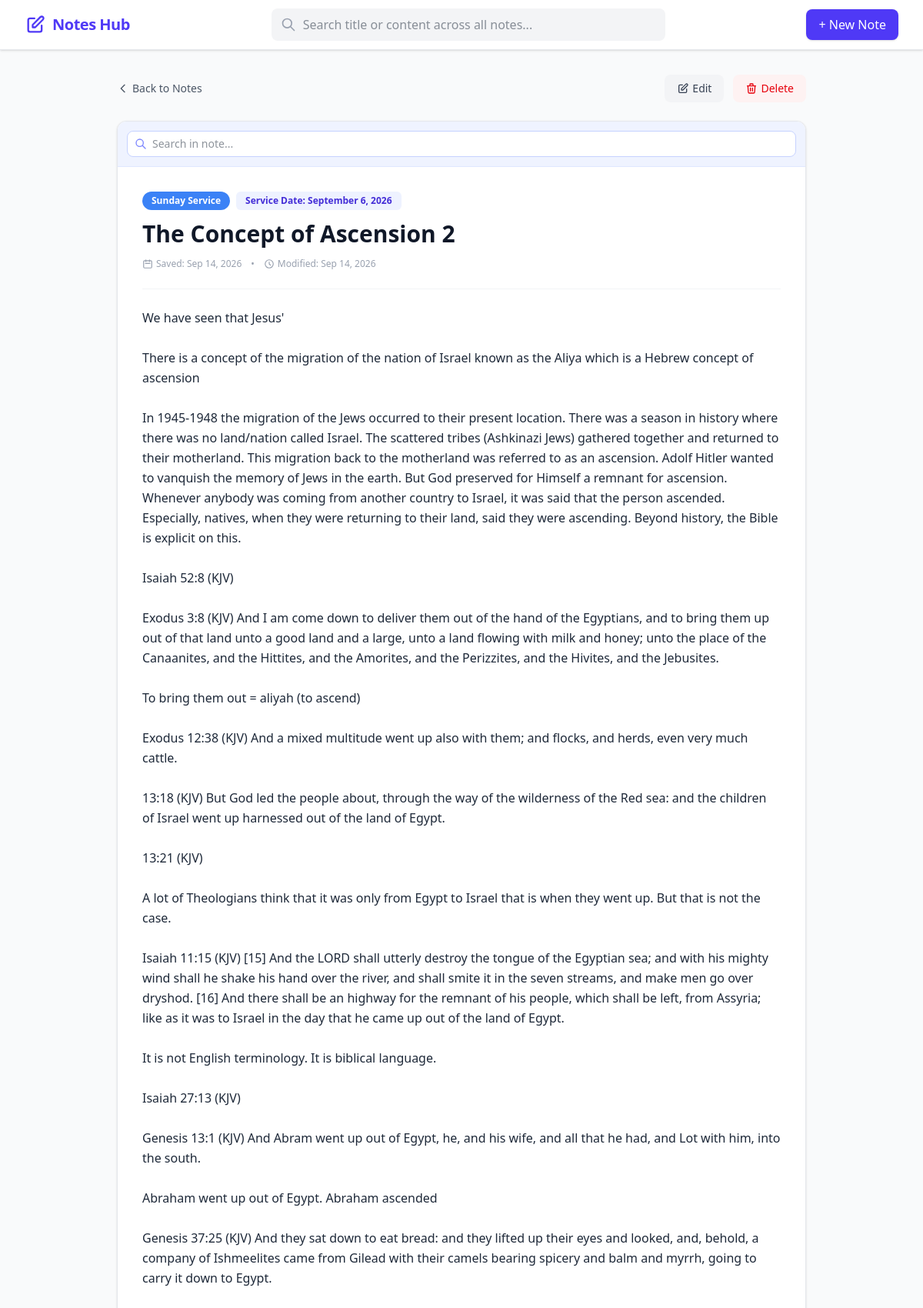
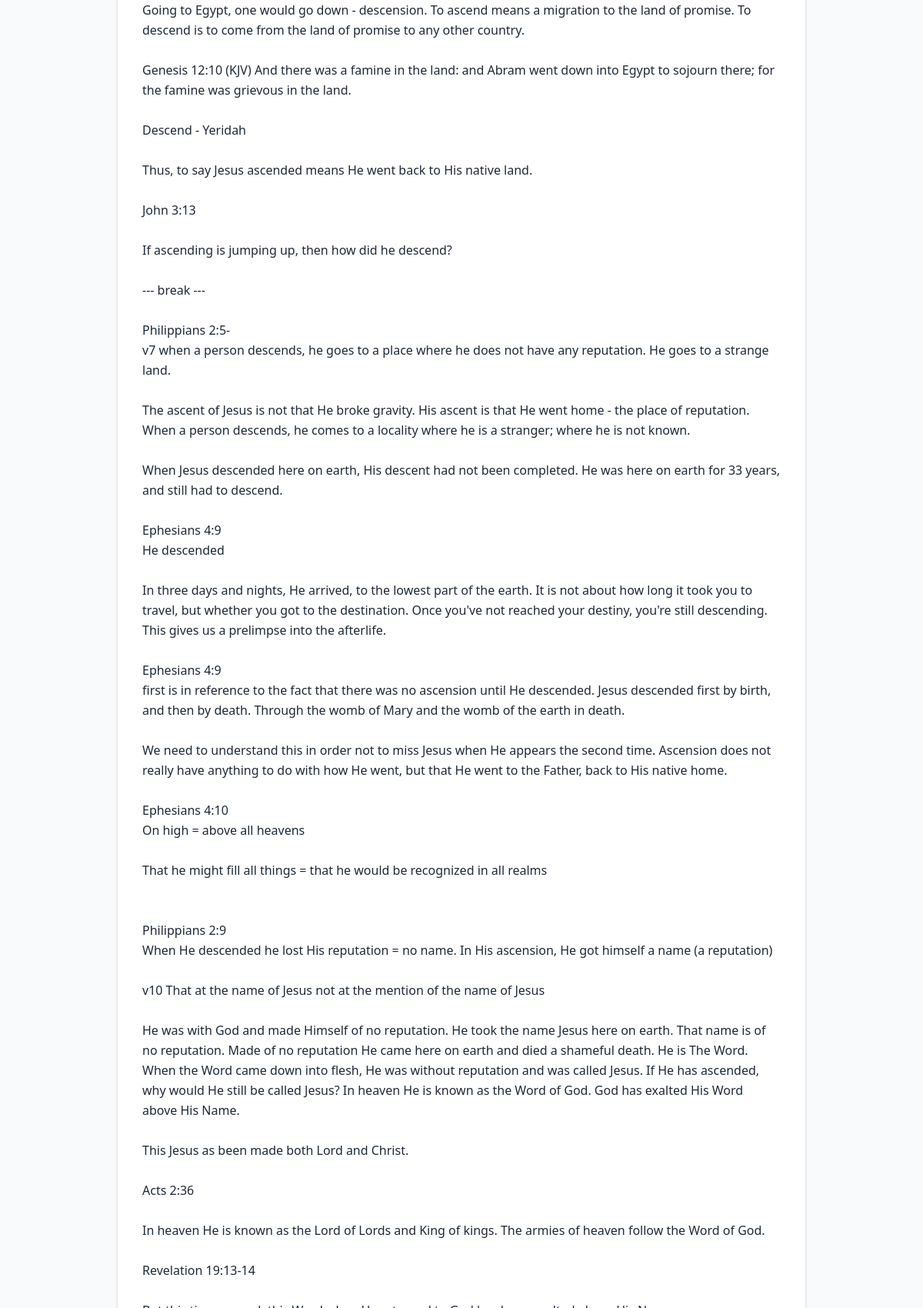
Page /note/2/ (upper part) on the committed database (2 pictures, top to bottom).
### notes/models.py (models this page shows, shortened)
class Note(models.Model):
    title = models.CharField(max_length=255)
    content = models.TextField()
    category = models.ForeignKey(
        'Category',
        on_delete=models.SET_NULL,
        null=True,
        blank=True,
        related_name='notes'
    )
    service_date = models.DateField(default=timezone.now, help_text="Date of the service/event")
    created_at = models.DateTimeField(auto_now_add=True)
    updated_at = models.DateTimeField(auto_now=True)

class Category(models.Model):
    name = models.CharField(max_length=100, unique=True)
    slug = models.SlugField(unique=True, blank=True)
    color = models.CharField(max_length=7, default='#3B82F6')
    class Meta:
        verbose_name_plural = "Categories"

### notes/views.py (the view)
# urls.py: path('note/<int:pk>/', views.note_detail, name='note_detail'),
def note_detail(request, pk):
    note = get_object_or_404(Note, pk=pk)
    return render(request, 'notes/note_detail.html', {'note': note})

### notes/templates/notes/note_detail.html (shortened to what this page needs)
{% extends 'notes/base.html' %}
{% block content %}
<div class="max-w-4xl mx-auto space-y-6" x-data="noteDetailView()">
    <div class="flex items-center justify-between">
        <a href="{% url 'note_list' %}" class="inline-flex items-center space-x-1 text-sm font-medium text-gray-600 hover:text-gray-900 transition">
            <svg class="w-4 h-4" fill="none" stroke="currentColor" viewBox="0 0 24 24">
                <path stroke-linecap="round" stroke-linejoin="round" stroke-width="2" d="M15 19l-7-7 7-7"></path>
            </svg>
            <span>Back to Notes</span>
        </a>
        <div class="flex items-center space-x-2 sm:space-x-3">
            <a href="{% url 'note_edit' note.pk %}" class="px-3 sm:px-4 py-2 bg-gray-100 hover:bg-gray-200 text-gray-700 text-xs sm:text-sm font-medium rounded-lg transition flex items-center space-x-1">
                <svg class="w-4 h-4" fill="none" stroke="currentColor" viewBox="0 0 24 24">
                    <path stroke-linecap="round" stroke-linejoin="round" stroke-width="2" d="M11 5H6a2 2 0 00-2 2v11a2 2 0 002 2h11a2 2 0 002-2v-5m-1.414-9.414a2 2 0 112.828 2.828L11.828 15H9v-2.828l8.586-8.586z"></path>
                </svg>
                <span>Edit</span>
            </a>
            <a href="{% url 'note_delete' note.pk %}" class="px-3 sm:px-4 py-2 bg-red-50 hover:bg-red-100 text-red-600 text-xs sm:text-sm font-medium rounded-lg transition flex items-center space-x-1">
                <svg class="w-4 h-4" fill="none" stroke="currentColor" viewBox="0 0 24 24">
                    <path stroke-linecap="round" stroke-linejoin="round" stroke-width="2" d="M19 7l-.867 12.142A2 2 0 0116.138 21H7.862a2 2 0 01-1.995-1.858L5 7m5 4v6m4-6v6m1-10V4a1 1 0 00-1-1h-4a1 1 0 00-1 1v3M4 7h16"></path>
                </svg>
                <span>Delete</span>
            </a>
        </div>
    </div>
    <article class="bg-white rounded-xl border border-gray-200 shadow-sm overflow-hidden relative">
        <div class="sticky top-0 z-30 bg-indigo-50/95 backdrop-blur border-b border-indigo-100 p-2.5 sm:p-3 transition-all">
            <div class="flex items-center justify-between gap-2 sm:gap-3">
                <div class="relative flex-1 min-w-0">
                    <div class="absolute inset-y-0 left-0 pl-2.5 flex items-center pointer-events-none">
                    </div>
                    <input type="text"
                           x-model="searchQuery"
                           @input="performSearch"
                           @keydown.enter.prevent="nextMatch"
                           placeholder="Search in note..."
                           class="w-full bg-white border border-indigo-200 rounded-lg pl-8 pr-14 py-1.5 text-xs sm:text-sm text-gray-800 focus:outline-none focus:ring-2 focus:ring-indigo-500 focus:border-transparent">
                </div>
            </div>
        </div>
        <div class="p-4 sm:p-8 space-y-6">
            <header class="space-y-3 pb-6 border-b border-gray-100">
                <div class="flex flex-wrap items-center gap-2">
                    {% if note.category %}
                        <span class="text-xs font-semibold px-3 py-1 rounded-full text-white" style="background-color: {{ note.category.color }}">
                            {{ note.category.name }}
                        </span>
                    {% else %}
                        <span class="text-xs font-semibold px-3 py-1 rounded-full bg-gray-100 text-gray-500">
                            Uncategorized
                        </span>
                    {% endif %}
                    <span class="text-xs font-semibold text-indigo-700 bg-indigo-50 px-3 py-1 rounded-md">
                        Service Date: {{ note.service_date|date:"F j, Y" }}
                    </span>
                </div>
                <h1 class="text-xl sm:text-3xl font-bold text-gray-900 leading-tight">
                    {{ note.title }}
                </h1>
                <div class="flex flex-wrap items-center gap-3 text-xs text-gray-400">
                    <span class="flex items-center space-x-1">
                        <svg class="w-3.5 h-3.5 text-gray-400" fill="none" stroke="currentColor" viewBox="0 0 24 24">
                            <path stroke-linecap="round" stroke-linejoin="round" stroke-width="2" d="M8 7V3m8 4V3m-9 8h10M5 21h14a2 2 0 002-2V7a2 2 0 00-2-2H5a2 2 0 00-2 2v12a2 2 0 002 2z"></path>
                        </svg>
                        <span>Saved: {{ note.created_at|date:"M j, Y" }}</span>
                    </span>
                    <span>•</span>
                    <span class="flex items-center space-x-1">
                        <svg class="w-3.5 h-3.5 text-gray-400" fill="none" stroke="currentColor" viewBox="0 0 24 24">
                            <path stroke-linecap="round" stroke-linejoin="round" stroke-width="2" d="M12 8v4l3 3m6-3a9 9 0 11-18 0 9 9 0 0118 0z"></path>
                        </svg>
                        <span>Modified: {{ note.updated_at|date:"M j, Y" }}</span>
                    </span>
                </div>
            </header>
            <div id="highlight-container" class="text-gray-800 leading-relaxed whitespace-pre-wrap text-sm sm:text-base" x-html="highlightedContent">
            </div>
        </div>
    </article>
</div>
{% endblock %}

### notes/templates/notes/base.html (style rules this page uses)
body { font-family: 'Segoe UI', -apple-system, BlinkMacSystemFont, Roboto, 'Helvetica Neue', sans-serif; }

### rows in the picture
Note: category.name "Sunday Service", service_date "September 6, 2026", title "The Concept of Ascension 2", created_at "Sep 14, 2026", updated_at "Sep 14, 2026"
